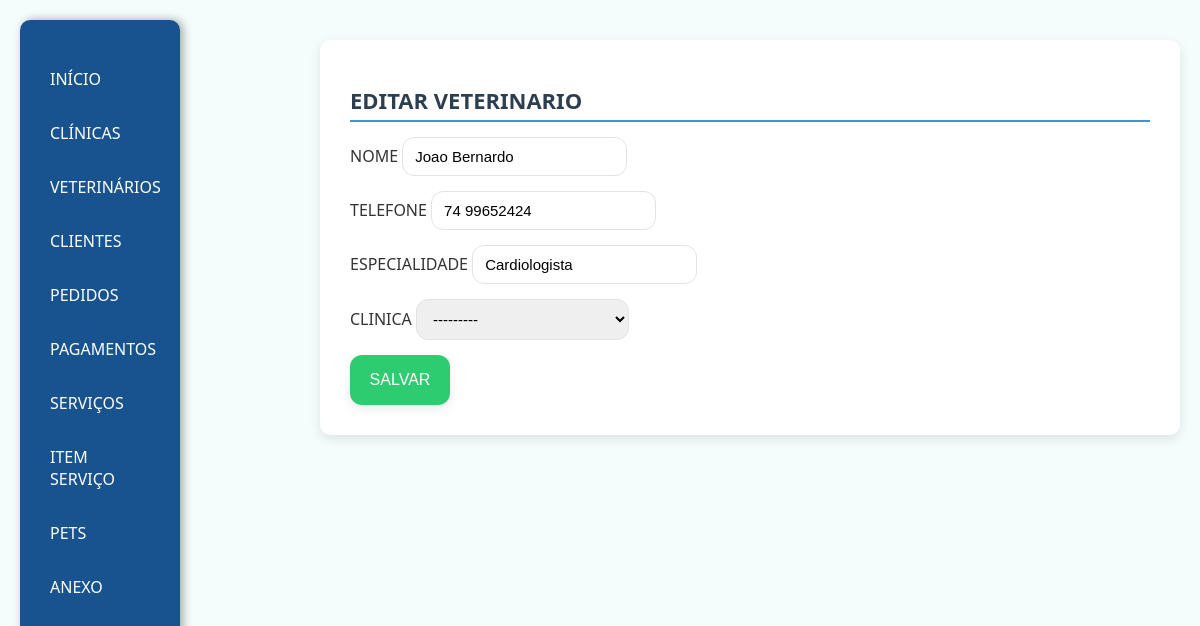
The page /editarVeterinario/1/ on the database its author committed.
### app/models.py (models this page shows, shortened)
class Veterinario(models.Model):
    nome = models.CharField(max_length=100)
    especialidade = models.CharField(max_length=100)
    telefone = models.CharField(max_length=20)
    idClinica = models.ForeignKey(Clinica, on_delete=models.SET_NULL, null=True)

### app/views.py (the view)
# urls.py: path('editarVeterinario/<int:id>/', views.editarVeterinario, name='editarVeterinario'),
def editarVeterinario(request, id):
    veterinarioEditar = get_object_or_404(Veterinario, pk=id)
    formulario = CadastroVeterinario_MF(request.POST or None, instance=veterinarioEditar)
    if formulario.is_valid():
        formulario.save()
        return redirect('veterinario')  # volta pra lista de veterinários
    return render(request, 'veterinario/editarVeterinario.html', {
        "formulario": formulario,"veterinario": veterinarioEditar
    })

### app/forms.py
class CadastroVeterinario_MF(forms.ModelForm):
    class Meta:
        model = Veterinario
        fields = '__all__'
        widgets = {
            "nome" : forms.TextInput(attrs={"class": 'formulario'}),
            "Especialidade" : forms.TextInput(attrs={"class":'formulario'}),
            "telefone" : forms.TextInput(attrs={"class": 'formulario'}),
            "idClinica": forms.Select(attrs={"class": "formulario"}),
        }

### app/models.py (called while the page is built)
    def __str__(self):
        return self.nome

### app/templates/veterinario/editarVeterinario.html (shortened to what this page needs)
{%extends 'base.html'%}
{%load static%}
{%block estiloCss%}
<link rel="stylesheet" href="{%static 'css/padrao.css'%}">
{%endblock%}
{%block conteudo%}
<div class="cont">
    <h1>EDITAR VETERINARIO</h1>
     <form method="POST">
        <div>
            <label>NOME</label>
            {{formulario.nome}}
        </div>
        <div>
            <label>TELEFONE</label>
            {{formulario.telefone}}
        </div>
        <div>
            <label >ESPECIALIDADE</label>
            {{formulario.especialidade}}
        </div>
         <div>
            <label>CLINICA</label>
            {{formulario.idClinica}}
        </div>
        <button type="submit">SALVAR</button>
    </form>
</div>
{%endblock%}

### app/static/css/base.css (style rules this page uses)
body { font-family: 'Segoe UI', sans-serif; background-color: #f4fdfc; margin: 0; padding: 20px; color: #333; display: flex; justify-content: space-between; }
form button { background-color: #2ecc71; color: #fff; border: none; padding: 12px 0; font-size: 16px; font-weight: 500; border-radius: 12px; cursor: pointer; transition: all 0.3s ease; box-shadow: 0 4px 12px rgba(0, 0, 0, 0.08); height: 50px; width: 100px; display: flex; align-items: center; justify-content: center; }

### app/static/css/padrao.css (style rules this page uses)
h1 { font-size: 22px; color: #2c3e50; margin-bottom: 15px; border-bottom: 2px solid #3498db; padding-bottom: 5px; }
form { display: flex; flex-direction: column; gap: 15px; }
form button { background-color: #2ecc71; color: #fff; border: none; padding: 12px 0; font-size: 16px; font-weight: 500; border-radius: 12px; cursor: pointer; transition: all 0.3s ease; box-shadow: 0 4px 12px rgba(0, 0, 0, 0.08); height: 50px; width: 100px; display: flex; align-items: center; justify-content: center; }
form label { font-weight: 500; margin-bottom: 5px; }
form input, form select, form textarea { padding: 10px 12px; border: 1px solid #e0e4e8; border-radius: 12px; font-size: 15px; outline: none; transition: all 0.3s ease; }

### rows shown on the page
Veterinario: nome "Joao Bernardo", telefone "74 99652424", especialidade "Cardiologista", idClinica "---------"
